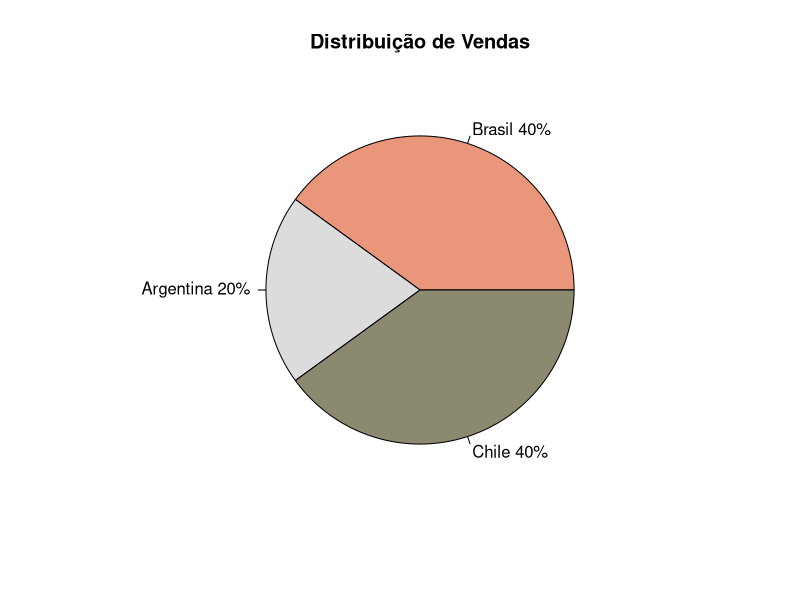
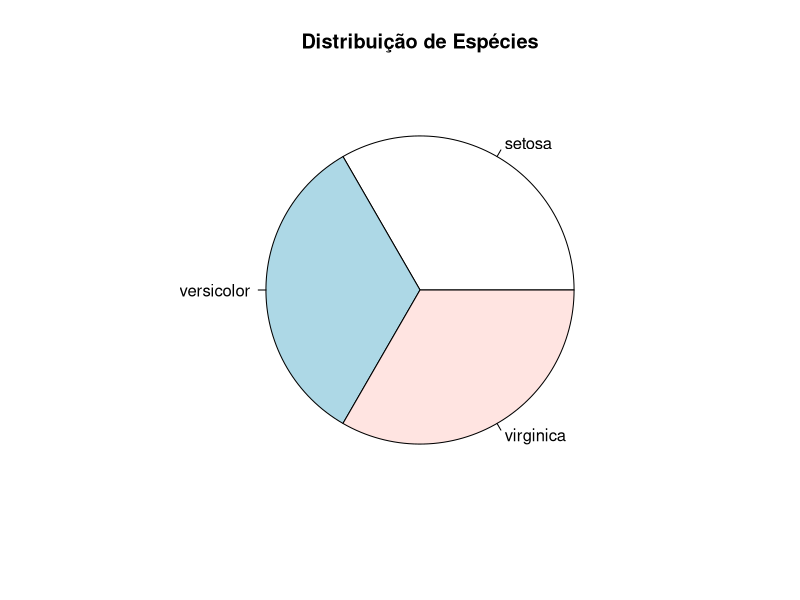
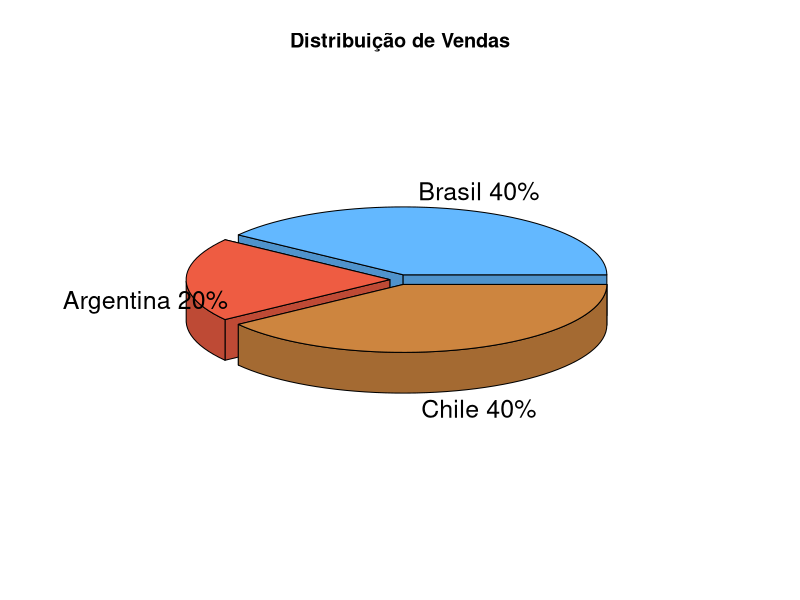

Generate these figures, in order, with R:
# Gráficos de Pizza

# Obs: Caso tenha problemas com a acentuação, consulte este link:
# https://support.rstudio.com/hc/en-us/articles/200532197-Character-Encoding

# Configurando o diretório de trabalho
# Coloque entre aspas o diretório de trabalho que você está usando no seu computador
# Não use diretórios com espaço no nome
setwd("/{caminho/no/seu/computador}/bloco_3_R_meneracao_de_dados")
getwd()

?pie

# Criando as fatias
fatias = c(40, 20, 40)

# Nomeando os labels
paises = c("Brasil", "Argentina", "Chile")

# Unindo paises e fatias
paises = paste(paises, fatias)

# Incluindo mais detalhes no label
paises = paste(paises, "%", sep = "")

colors()

# Construindo um gráfico
pie(fatias, labels = paises,
    col = c("darksalmon", "gainsboro", "lemonchiffon4"), 
    main ="Distribuição de Vendas")


# Trabalhando com dataframes
?iris
attach(iris)
Values = table(Species) 
labels = paste(names(Values))
pie(Values, labels = labels, main = "Distribuição de Espécies")


# 3D
install.packages("plotrix") # Já instalado
library(plotrix)

pie3D(fatias, labels = paises, explode = 0.05,
      col = c("steelblue1", "tomato2", "tan3"), 
      main = "Distribuição de Vendas")


